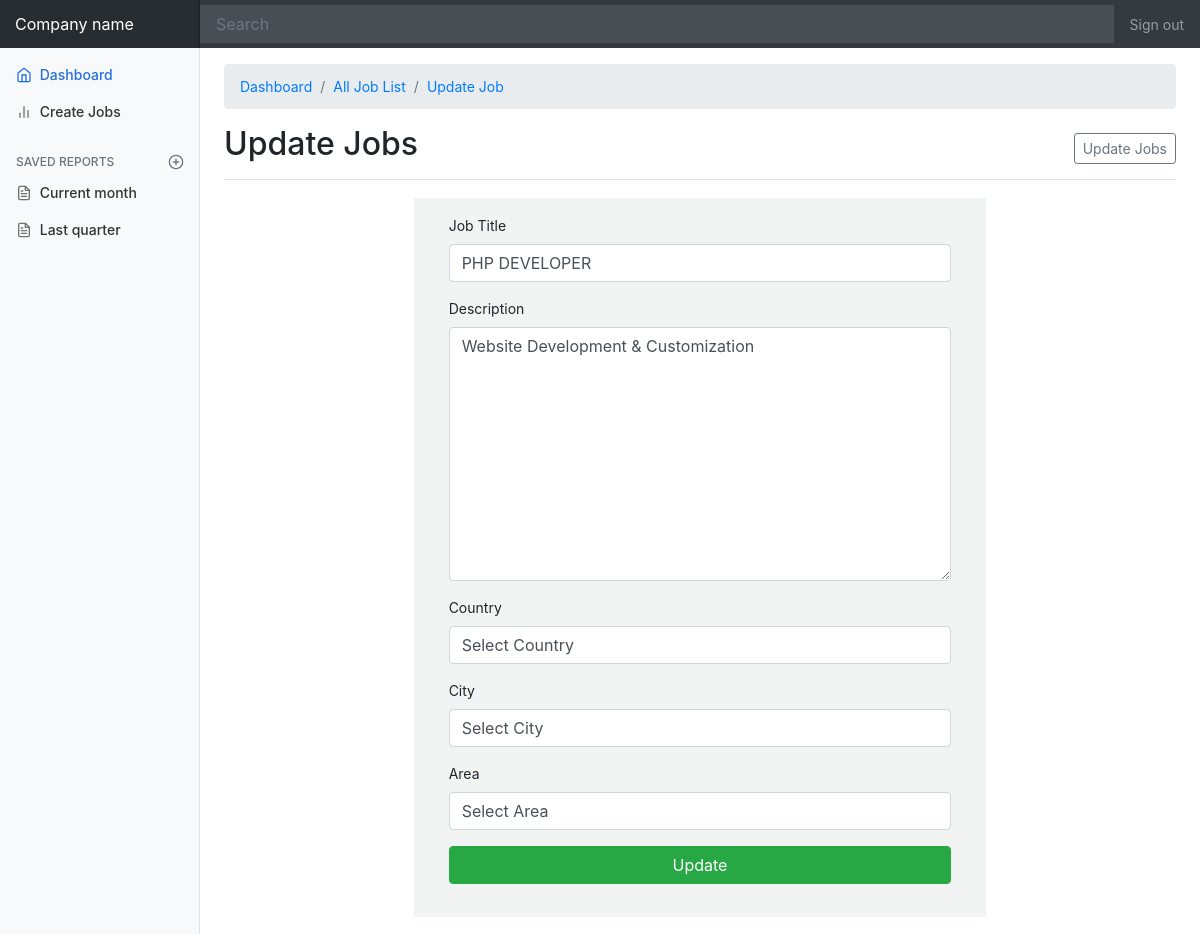
Page /admin/job-edit.php?edit=1 (signed in) on the committed database.
### tables this page shows
CREATE TABLE `all_jobs` (
  `job_id` int(255) NOT NULL,
  `customer_email` varchar(255) NOT NULL,
  `job_title` varchar(255) NOT NULL,
  `description` varchar(255) NOT NULL,
  `country` varchar(255) NOT NULL,
  `city` varchar(255) NOT NULL,
  `area` varchar(255) NOT NULL,
  `keyword` varchar(111) NOT NULL,
  `category` varchar(111) NOT NULL
);

### admin/job-edit.php (the view, shortened to what this page needs)
<?php
$conn=mysqli_connect("localhost", "root", "", "job_portal");
$query=mysqli_query($conn,"SELECT * FROM all_jobs WHERE job_id='{$_GET['edit']}' ");
while($row=mysqli_fetch_array($query))
{
    $job_title=$row['job_title'];
    $description=$row['description'];
    $country=$row['country'];
    $city=$row['city'];
    $area=$row['area'];
}
?>
<!doctype html>
<html lang="en">
  <head>
  <?php  include('include/header.php'); ?>
  </head>
  <body>
    <nav class="navbar navbar-dark sticky-top bg-dark flex-md-nowrap p-0">
      <a class="navbar-brand col-sm-3 col-md-2 mr-0" href="admin_dashboard.php">Company name</a>
      <input class="form-control form-control-dark w-100" type="text" placeholder="Search" aria-label="Search">
      <ul class="navbar-nav px-3">
        <li class="nav-item text-nowrap">
          <a class="nav-link" href="logout.php">Sign out</a>
        </li>
      </ul>
    </nav>
    <div class="container-fluid">
      <div class="row">
      <?php include('include/sidebar.php'); ?>
        <main role="main" class="col-md-9 ml-sm-auto col-lg-10 pt-3 px-4">
        <nav aria-label="breadcrumb">
            <ol class="breadcrumb">
            <li class="breadcrumb-item"><a href="admin_dashboard.php" style="text-decoration: none;">Dashboard</a></li>
            <li class="breadcrumb-item"><a href="create-job.php" style="text-decoration: none;"> All Job List</a></li>
            <li class="breadcrumb-item active" aria-current="page"><a href="#" style="text-decoration: none;"> Update Job</a></li>
           </ol>
          </nav>
          <div class="d-flex justify-content-between flex-wrap flex-md-nowrap align-items-center pb-2 mb-3 border-bottom">
          <h1 class="h2">Update Jobs</h1>
            <div class="btn-toolbar mb-2 mb-md-0">
             <a href="add-customer.php"> <button class="btn btn-sm btn-outline-secondary">
                Update Jobs
              </button>
             </a>
            </div>
          </div>
        <div style="width: 60%; margin-left:20%; background-color: #F2F4F4">
            <form method="POST" action="customer-add.php" style="margin:3%; padding:3%;">
                <div class="form-group">
                    <label class="w-100">Job Title</label>
                    <input type="text" name="job_title" id="job_title" value="<?php echo $job_title; ?>" class="form-control" placeholder="Enter Job Title" required>
                </div>
                <div class="form-group">
                    <label class="w-100">Description</label>
                    <textarea type="text" name="description" id="description" class="form-control" cols="30" rows="10" placeholder="Enter Job Description" required><?php echo $description; ?></textarea>
                </div>
                <div class="form-group">
                    <label for="">Country</label>
                    <select name="country" value="<?php echo $country; ?>" class="countries form-control" id="countryId">
                          <option value="">Select Country</option>
                    </select>
                </div>
                <div class="form-group">
                    <label for="">City</label>
                    <select name="city" value="<?php echo $city; ?>" class="states form-control" id="stateId">
                      <option value="">Select City</option>
                    </select>
                </div>
                <div class="form-group">
                    <label for="">Area</label>
                    <select name="area" value="<?php echo $area; ?>" class="cities form-control" id="cityId">
                       <option value="">Select Area</option>
                    </select>
                </div>
                <div class="form-group mt-3">
                    <button type="submit" class="btn btn-block btn-success" name="update_job">Update</button>
                </div>
            </form>
        </div>
        </main>
      </div>
    </div>
</body>
</html>

### admin/css/dashboard.css (style rules this page uses)
body { font-size: .875rem; }
.navbar-brand { padding-top: .75rem; padding-bottom: .75rem; font-size: 1rem; background-color: rgba(0, 0, 0, .25); box-shadow: inset -1px 0 0 rgba(0, 0, 0, .25); }
.navbar .form-control { padding: .75rem 1rem; border-width: 0; border-radius: 0; }
.form-control-dark { color: #fff; background-color: rgba(255, 255, 255, .1); border-color: rgba(255, 255, 255, .1); }

### rows in the picture
all_jobs: job_title "PHP DEVELOPER", description "Website Development & Customization"
